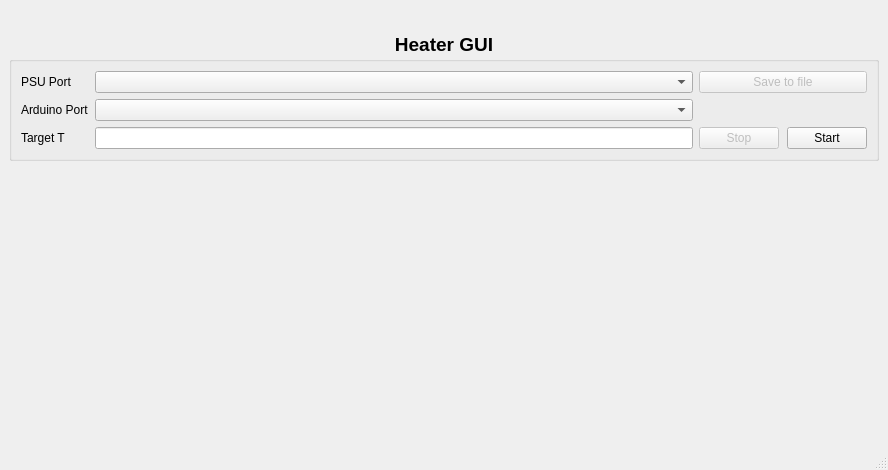
<?xml version="1.0" encoding="UTF-8"?>
<ui version="4.0">
 <class>MainWindow</class>
 <widget class="QMainWindow" name="MainWindow">
  <property name="geometry">
   <rect>
    <x>0</x>
    <y>0</y>
    <width>888</width>
    <height>470</height>
   </rect>
  </property>
  <property name="windowTitle">
   <string>Heater</string>
  </property>
  <widget class="QWidget" name="centralwidget">
   <layout class="QGridLayout" name="gridLayout_5">
    <item row="0" column="0">
     <layout class="QGridLayout" name="gridLayout_4">
      <property name="topMargin">
       <number>24</number>
      </property>
      <property name="bottomMargin">
       <number>0</number>
      </property>
      <property name="verticalSpacing">
       <number>0</number>
      </property>
      <item row="3" column="1">
       <spacer name="horizontalSpacer">
        <property name="orientation">
         <enum>Qt::Horizontal</enum>
        </property>
        <property name="sizeHint" stdset="0">
         <size>
          <width>778</width>
          <height>0</height>
         </size>
        </property>
       </spacer>
      </item>
      <item row="2" column="1">
       <widget class="QWidget" name="widget" native="true">
        <property name="styleSheet">
         <string notr="true"/>
        </property>
       </widget>
      </item>
      <item row="2" column="0">
       <spacer name="verticalSpacer">
        <property name="orientation">
         <enum>Qt::Vertical</enum>
        </property>
        <property name="sizeHint" stdset="0">
         <size>
          <width>0</width>
          <height>40</height>
         </size>
        </property>
       </spacer>
      </item>
      <item row="1" column="1">
       <widget class="QGroupBox" name="groupBox">
        <property name="title">
         <string/>
        </property>
        <layout class="QGridLayout" name="gridLayout_3">
         <property name="topMargin">
          <number>9</number>
         </property>
         <item row="0" column="0">
          <layout class="QGridLayout" name="gridLayout_2">
           <item row="2" column="0">
            <widget class="QLabel" name="label_4">
             <property name="text">
              <string>Target T</string>
             </property>
            </widget>
           </item>
           <item row="1" column="1">
            <widget class="QComboBox" name="comboBox_arduino_port"/>
           </item>
           <item row="0" column="1">
            <widget class="QComboBox" name="comboBox_psu_port"/>
           </item>
           <item row="0" column="0">
            <widget class="QLabel" name="label_2">
             <property name="text">
              <string>PSU Port</string>
             </property>
            </widget>
           </item>
           <item row="1" column="0">
            <widget class="QLabel" name="label_3">
             <property name="text">
              <string>Arduino Port</string>
             </property>
            </widget>
           </item>
           <item row="2" column="1">
            <widget class="QLineEdit" name="lineEdit_target_t"/>
           </item>
          </layout>
         </item>
         <item row="0" column="1">
          <layout class="QVBoxLayout" name="verticalLayout">
           <property name="sizeConstraint">
            <enum>QLayout::SetDefaultConstraint</enum>
           </property>
           <item>
            <widget class="QPushButton" name="pushButton_save">
             <property name="enabled">
              <bool>false</bool>
             </property>
             <property name="text">
              <string>Save to file</string>
             </property>
            </widget>
           </item>
           <item>
            <layout class="QHBoxLayout" name="horizontalLayout" stretch="0,0">
             <property name="spacing">
              <number>8</number>
             </property>
             <item alignment="Qt::AlignBottom">
              <widget class="QPushButton" name="pushButton_stop">
               <property name="enabled">
                <bool>false</bool>
               </property>
               <property name="text">
                <string>Stop</string>
               </property>
              </widget>
             </item>
             <item alignment="Qt::AlignBottom">
              <widget class="QPushButton" name="pushButton_start">
               <property name="text">
                <string>Start</string>
               </property>
              </widget>
             </item>
            </layout>
           </item>
          </layout>
         </item>
        </layout>
       </widget>
      </item>
      <item row="0" column="1">
       <widget class="QLabel" name="label">
        <property name="text">
         <string>&lt;html&gt;&lt;head/&gt;&lt;body&gt;&lt;p&gt;&lt;span style=&quot; font-size:14pt; font-weight:600;&quot;&gt;Heater GUI&lt;/span&gt;&lt;/p&gt;&lt;/body&gt;&lt;/html&gt;</string>
        </property>
        <property name="alignment">
         <set>Qt::AlignCenter</set>
        </property>
       </widget>
      </item>
     </layout>
    </item>
   </layout>
  </widget>
  <widget class="QStatusBar" name="statusbar"/>
 </widget>
 <resources/>
 <connections/>
</ui>
